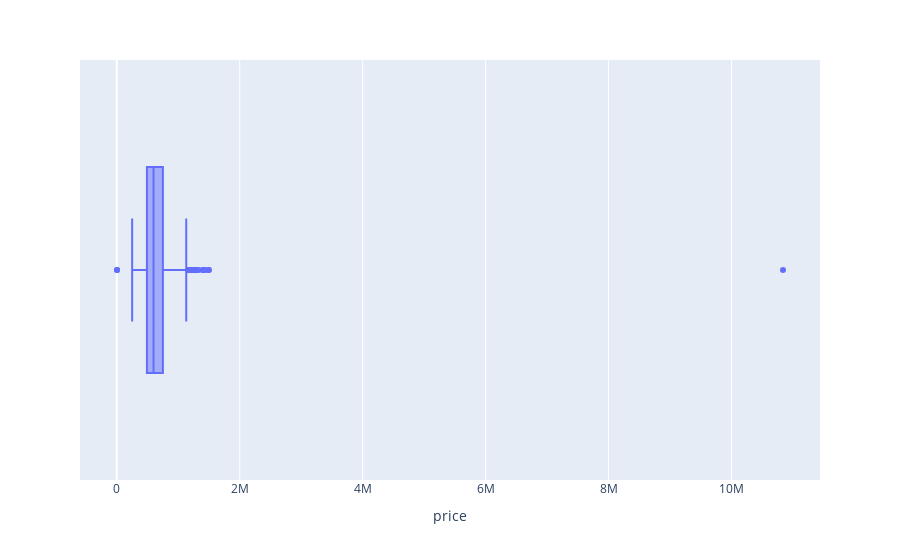

Write notebook code for a chart like this one.
### Code cell
# checking for extreme outliers
px.box(df,  "price")

### Figure 1 — Plotly figure (JSON) as saved in the notebook; plotly's stock layout.template omitted (floating-point values rounded to 4 significant figures; data arrays with more than 128 entries replaced by an {"elided": "..."} marker saying what was removed)
{"data": [{"alignmentgroup": "True", "hovertemplate": "price=%{x}<extra></extra>", "legendgroup": "", "marker": {"color": "#636efa"}, "name": "", "notched": false, "offsetgroup": "", "orientation": "h", "showlegend": false, "type": "box", "x": {"elided": "2235 int values"}, "x0": " ", "xaxis": "x", "y0": " ", "yaxis": "y"}], "layout": {"boxmode": "group", "legend": {"tracegroupgap": 0}, "margin": {"t": 60}, "xaxis": {"anchor": "y", "domain": [0, 1], "title": {"text": "price"}}, "yaxis": {"anchor": "x", "domain": [0, 1]}}}
